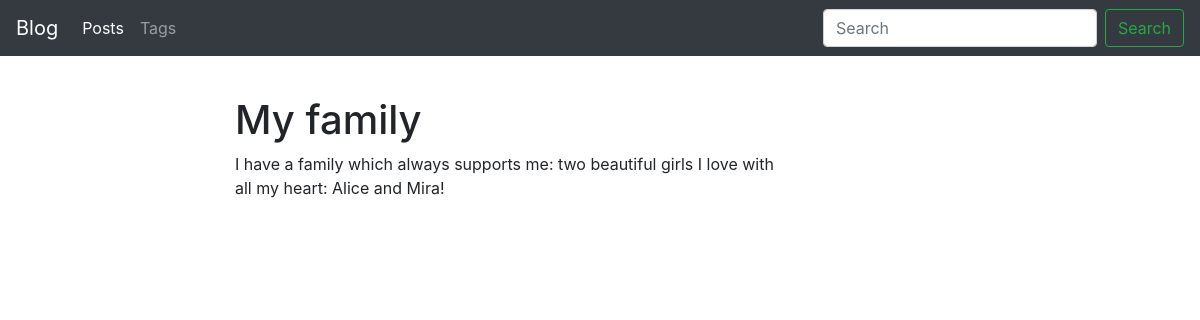
Page /blog/post/my-family-1546692129/ on the committed database.
### blog/models.py (models this page shows, shortened)
class Post(models.Model):
    title = models.CharField(max_length=150, db_index=True)
    slug = models.SlugField(max_length=150, blank=True, unique=True)
    body = models.TextField(blank=True, db_index=True)
    date_pub = models.DateTimeField(auto_now_add=True)
    tags = models.ManyToManyField('Tag', blank=True, related_name='posts')
    class Meta:
        ordering = ['-date_pub']

### blog/views.py (the view)
# urls.py: path('post/<str:slug>/', PostDetail.as_view(), name='post_detail_url'),
class PostDetail(ObjectDetailMixin, View):
    model = Post
    template = 'blog/post_detail.html'

### blog/utils.py (called while the page is built)
    def get(self, request, slug):
        obj = get_object_or_404(self.model, slug=slug)
        return render(request, self.template, context={'%s' % self.model.__name__.lower(): obj,
                                                       'admin_object': obj,
                                                       'detail': True})

### blog/templates/blog/post_detail.html (shortened to what this page needs)
{% extends 'blog/base_blog.html' %}
{% block content %}
    <h1 class="mt-5">
        {{ post.title }}
    </h1>
    <p>
        {{ post.body }}
    </p>
{% endblock %}

### rows in the picture
Post: title "My family", body "I have a family which always supports me: two beautiful girls I love with all my heart: Alice and Mira!"
